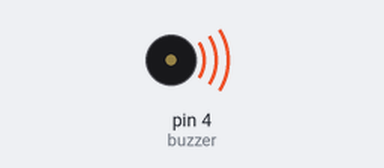
Simulated run of this sketch. Board: Arduino Uno, built with avr-gcc and run on an emulated ATmega328P. Parts: buzzer (waves = sounding).

Above: at 0.14 s.
At 5.2 s:
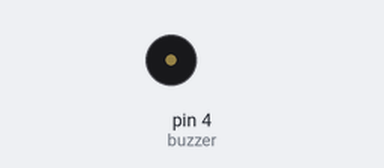
Timing chart, 0 to 13.3 s (numbered marks = the images above):
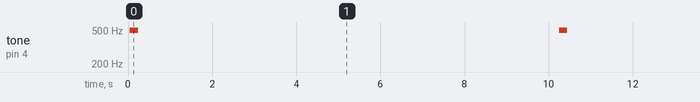

The sketch:

newsound.ino
```cpp
//www.elegoo.com
//2016.12.08

int buzzer = 4;//der Pins des angesteckten Summers
void setup()
{
 pinMode(buzzer,OUTPUT);// initialsiert den buzzer als Output
}
void loop()
{
 unsigned char i;

   for(i=0;i<100;i++)
   {
    digitalWrite(buzzer,HIGH);
    delay(1.7035775127768);
    digitalWrite(buzzer,LOW);
    delay(1.7035775127768);//wartet 1ms
    }
    //gibt wieder eine frequenz aus

   //gibt eine frequenz aus
   for(i=0;i<100;i++)
   {
    digitalWrite(buzzer,HIGH);
    delay(50);
    digitalWrite(buzzer,LOW);
    delay(50);//wartet 1ms
    }
    //gibt wieder eine frequenz aus


}
```

Measured:
- by itself, tone on pin 4 (buzzer): alternates 496 Hz for 0.20 s and silent for 10.0 s
